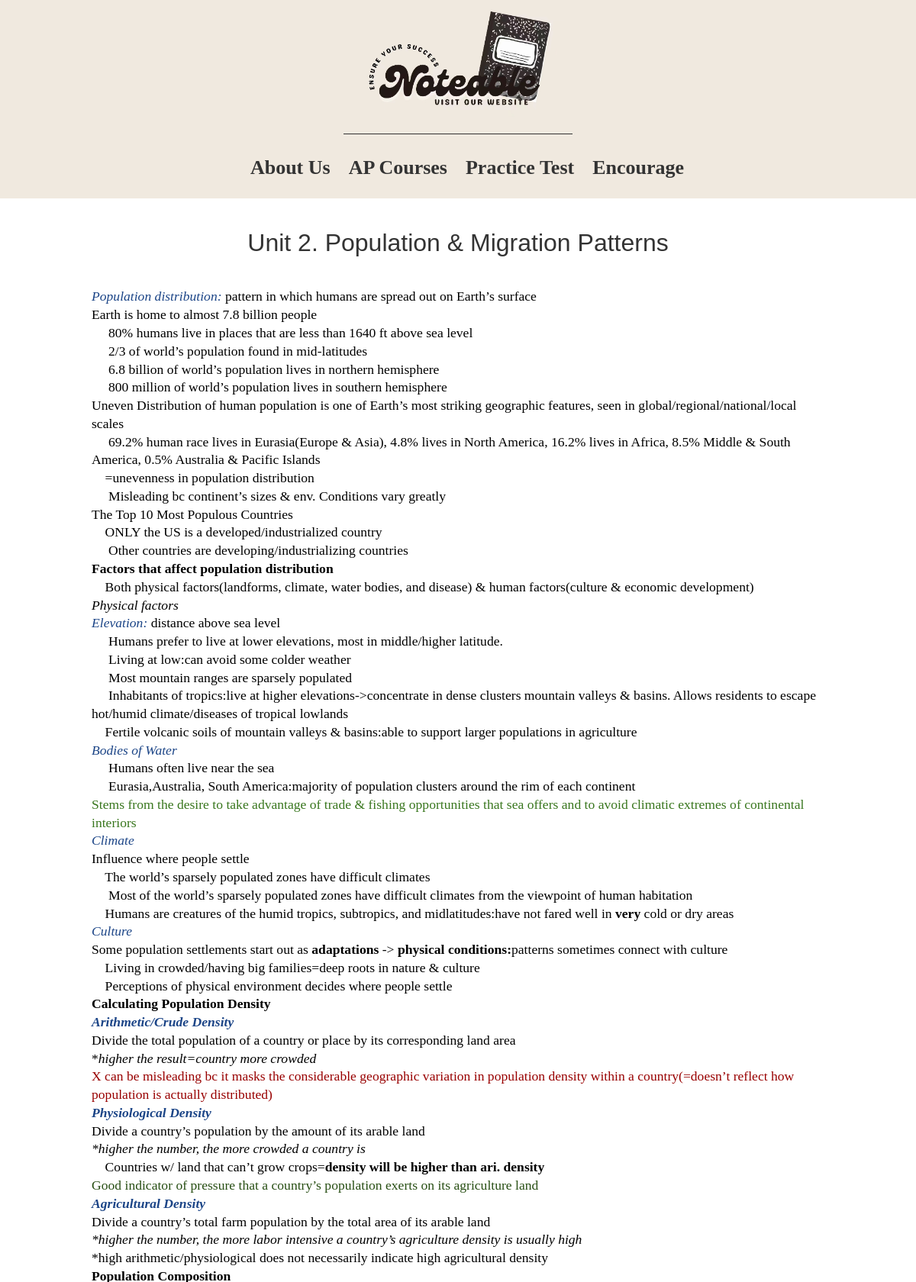
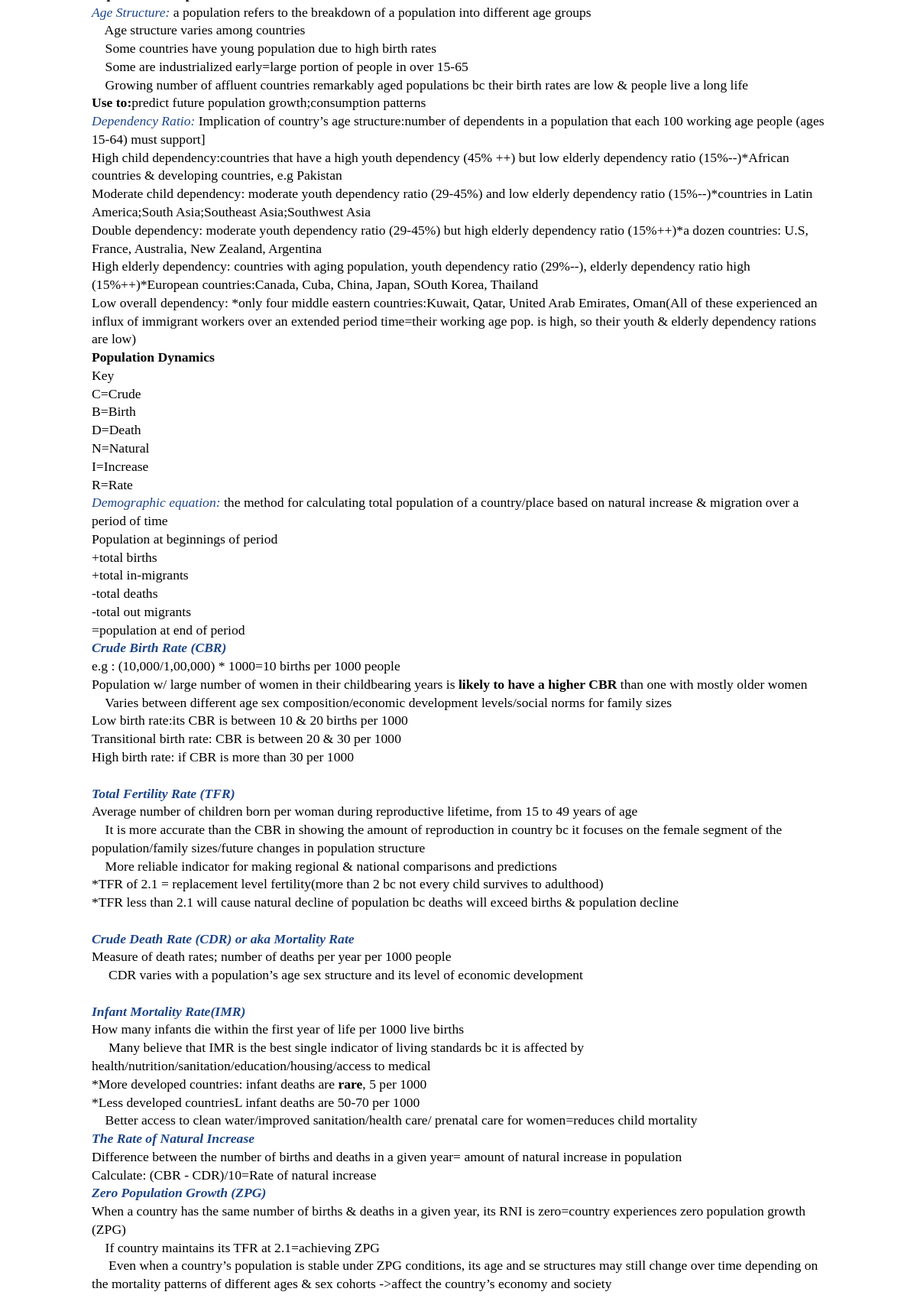
The app's page /course/human-geography/2 (upper part) with its own data (2 pictures, top to bottom).
### course/models.py (models this page shows, shortened)
class Human_Geography(models.Model):
    title = models.CharField(max_length = 50) #chapter title
    intro = models.CharField(max_length = 288,default = "") # breif intorduce of chapter
    notes = RichTextField(null=True) #notes
    """ notes = models.TextField(default="") #notes """

### course/views.py (the view)
# urls.py: path("human-geography/<int:id>", views.human_geogrpahy_notes, name='human_geography_notes'), #human_geography page
def human_geogrpahy_notes(request,id):
    human_geogrpahy = Human_Geography.objects.get(id=id)
    dict_human_geogrpahy = {}
    human_geogrpahy.notes = markdown.markdown(human_geogrpahy.notes,
    extension = [
        'markdown.extensison.extra',
        'markdown.extensions.codehilite'
    ])
    dict_human_geogrpahy['chapter'] = human_geogrpahy.title
    dict_human_geogrpahy['notes'] = human_geogrpahy.notes
    return render(request,'course/human_geogrpahy_notes.html',dict_human_geogrpahy)

### templates/course/human_geogrpahy_notes.html (shortened to what this page needs)
{% extends 'navigation.html' %}
{% load static %}
{% block content %}
<link rel="stylesheet" href="{% static 'course/css/notes.css' %}">
<div class="content">
    <div class="title">
        <a href="{% url 'human_geography' %}">{{ chapter }}</a>
    </div>
    <div class="notes">
        {{ notes|safe }}
    </div>
</div>
{% endblock %}

### static/Home/css/navigation.css (style rules this page uses)
body { overflow-x: hidden; margin: 0; padding: 0; border: none; min-height: 100vh; }
* { margin: 0; padding: 0; list-style: none; text-decoration: none; }

### static/course/css/notes.css (style rules this page uses)
.content { display: flex; justify-content: center; align-items: center; flex-direction: column; width: 100%; }
.title { display: flex; justify-content: center; align-items: center; font-family:'Lucida Sans Regular', 'Lucida Grande', 'Lucida Sans Unicode', Geneva, Verdana, sans-serif; margin: 20px 0; text-align: center; }
.title a { color: #333; font-style: bold; font-size: 2rem; }
.notes { display: flex; justify-content: center; align-items: center; flex-direction: column; margin-top: 20px; text-align: left; }
.notes p { display: inline-block; vertical-align: middle; text-align: left; font-size: 1.1em; width: 80%; line-height: 1.35em; }

### records on screen
Human_Geography: title "Unit 2. Population & Migration Patterns", notes "Population distribution: pattern in which humans are spread out on Earth’s surface Earth is home to almost 7.8 billion people 80% humans live in places that are less than 1640 ft above sea level 2/3 of world’s population found in mid-latitudes 6.8 billion of world’s population lives in northern hemisphere 800 million of world’s population lives in southern hemisphere Uneven Distribution of human population is one of Earth’s most striking geographic features, seen in global/regional/national/local scales 69.2% human race lives in Eurasia(Europe & Asia), 4.8% lives in North America, 16.2% lives in Africa, 8.5% Middle & South America, 0.5% Australia & Pacific Islands =unevenness in population…"
